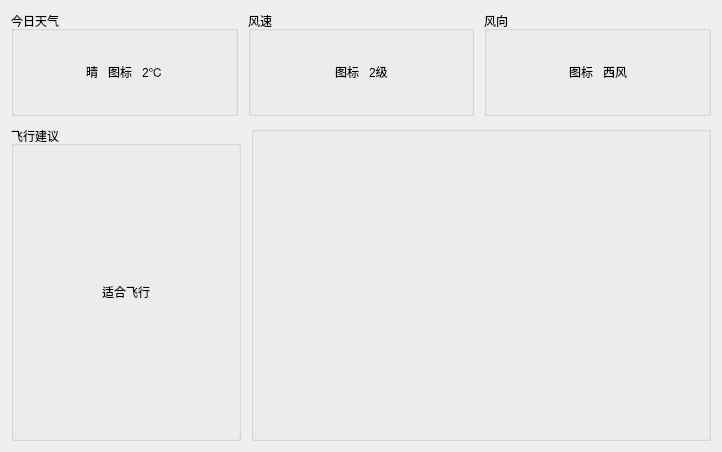
<?xml version="1.0" encoding="UTF-8"?>
<ui version="4.0">
 <class>MeteorologicalIntelligenceWidget</class>
 <widget class="QWidget" name="MeteorologicalIntelligenceWidget">
  <property name="geometry">
   <rect>
    <x>0</x>
    <y>0</y>
    <width>722</width>
    <height>452</height>
   </rect>
  </property>
  <property name="windowTitle">
   <string>Form</string>
  </property>
  <layout class="QVBoxLayout" name="verticalLayout" stretch="1,3">
   <property name="spacing">
    <number>10</number>
   </property>
   <item>
    <layout class="QHBoxLayout" name="horizontalLayout_4">
     <item>
      <widget class="QGroupBox" name="groupBox">
       <property name="title">
        <string>今日天气</string>
       </property>
       <layout class="QHBoxLayout" name="horizontalLayout">
        <property name="spacing">
         <number>10</number>
        </property>
        <item>
         <spacer name="horizontalSpacer">
          <property name="orientation">
           <enum>Qt::Horizontal</enum>
          </property>
          <property name="sizeHint" stdset="0">
           <size>
            <width>40</width>
            <height>20</height>
           </size>
          </property>
         </spacer>
        </item>
        <item>
         <widget class="QLabel" name="lb_weather_text">
          <property name="text">
           <string>晴</string>
          </property>
         </widget>
        </item>
        <item>
         <widget class="QLabel" name="lb_weather_icon">
          <property name="text">
           <string>图标</string>
          </property>
         </widget>
        </item>
        <item>
         <widget class="QLabel" name="lb_weather_number">
          <property name="text">
           <string>2℃</string>
          </property>
         </widget>
        </item>
        <item>
         <spacer name="horizontalSpacer_2">
          <property name="orientation">
           <enum>Qt::Horizontal</enum>
          </property>
          <property name="sizeHint" stdset="0">
           <size>
            <width>40</width>
            <height>20</height>
           </size>
          </property>
         </spacer>
        </item>
       </layout>
      </widget>
     </item>
     <item>
      <widget class="QGroupBox" name="groupBox_2">
       <property name="title">
        <string>风速</string>
       </property>
       <layout class="QHBoxLayout" name="horizontalLayout_2">
        <property name="spacing">
         <number>10</number>
        </property>
        <item>
         <spacer name="horizontalSpacer_3">
          <property name="orientation">
           <enum>Qt::Horizontal</enum>
          </property>
          <property name="sizeHint" stdset="0">
           <size>
            <width>40</width>
            <height>20</height>
           </size>
          </property>
         </spacer>
        </item>
        <item>
         <widget class="QLabel" name="lb_windspeed_icon">
          <property name="text">
           <string>图标</string>
          </property>
         </widget>
        </item>
        <item>
         <widget class="QLabel" name="lb_windspeed_text">
          <property name="text">
           <string>2级</string>
          </property>
         </widget>
        </item>
        <item>
         <spacer name="horizontalSpacer_4">
          <property name="orientation">
           <enum>Qt::Horizontal</enum>
          </property>
          <property name="sizeHint" stdset="0">
           <size>
            <width>40</width>
            <height>20</height>
           </size>
          </property>
         </spacer>
        </item>
       </layout>
      </widget>
     </item>
     <item>
      <widget class="QGroupBox" name="groupBox_3">
       <property name="title">
        <string>风向</string>
       </property>
       <layout class="QHBoxLayout" name="horizontalLayout_3">
        <property name="spacing">
         <number>10</number>
        </property>
        <item>
         <spacer name="horizontalSpacer_5">
          <property name="orientation">
           <enum>Qt::Horizontal</enum>
          </property>
          <property name="sizeHint" stdset="0">
           <size>
            <width>40</width>
            <height>20</height>
           </size>
          </property>
         </spacer>
        </item>
        <item>
         <widget class="QLabel" name="lb_winddir_icon">
          <property name="text">
           <string>图标</string>
          </property>
         </widget>
        </item>
        <item>
         <widget class="QLabel" name="lb_winddir_text">
          <property name="text">
           <string>西风</string>
          </property>
         </widget>
        </item>
        <item>
         <spacer name="horizontalSpacer_6">
          <property name="orientation">
           <enum>Qt::Horizontal</enum>
          </property>
          <property name="sizeHint" stdset="0">
           <size>
            <width>40</width>
            <height>20</height>
           </size>
          </property>
         </spacer>
        </item>
       </layout>
      </widget>
     </item>
    </layout>
   </item>
   <item>
    <layout class="QHBoxLayout" name="horizontalLayout_6" stretch="1,2">
     <item>
      <widget class="QGroupBox" name="groupBox_4">
       <property name="title">
        <string>飞行建议</string>
       </property>
       <layout class="QHBoxLayout" name="horizontalLayout_5">
        <item>
         <widget class="QLabel" name="lb_flyadvice_text">
          <property name="text">
           <string>适合飞行</string>
          </property>
          <property name="alignment">
           <set>Qt::AlignCenter</set>
          </property>
         </widget>
        </item>
       </layout>
      </widget>
     </item>
     <item>
      <widget class="QGroupBox" name="groupBox_chart">
       <property name="title">
        <string/>
       </property>
       <layout class="QHBoxLayout" name="horizontalLayout_7"/>
      </widget>
     </item>
    </layout>
   </item>
  </layout>
 </widget>
 <resources/>
 <connections/>
</ui>
